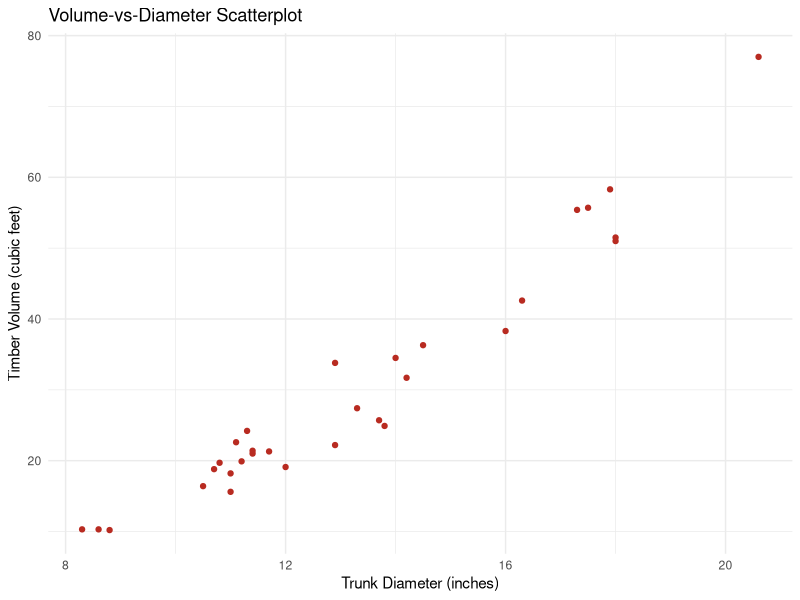
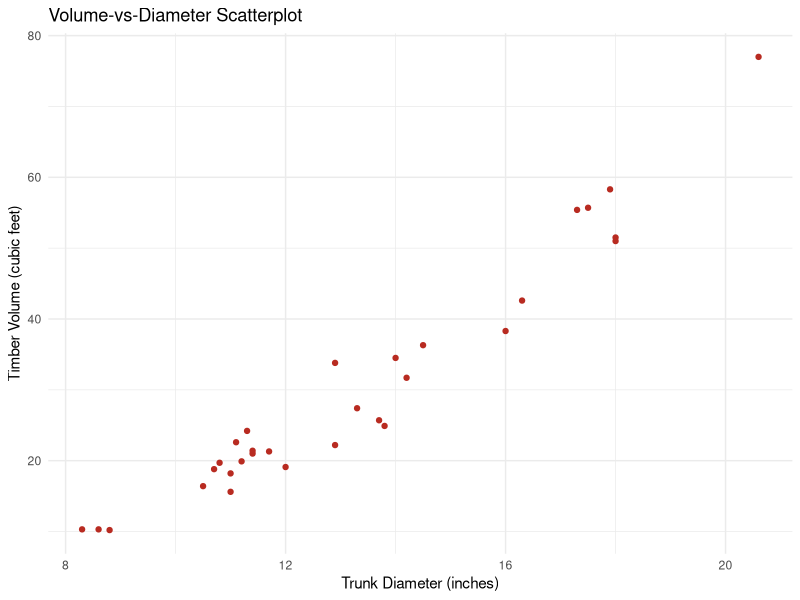
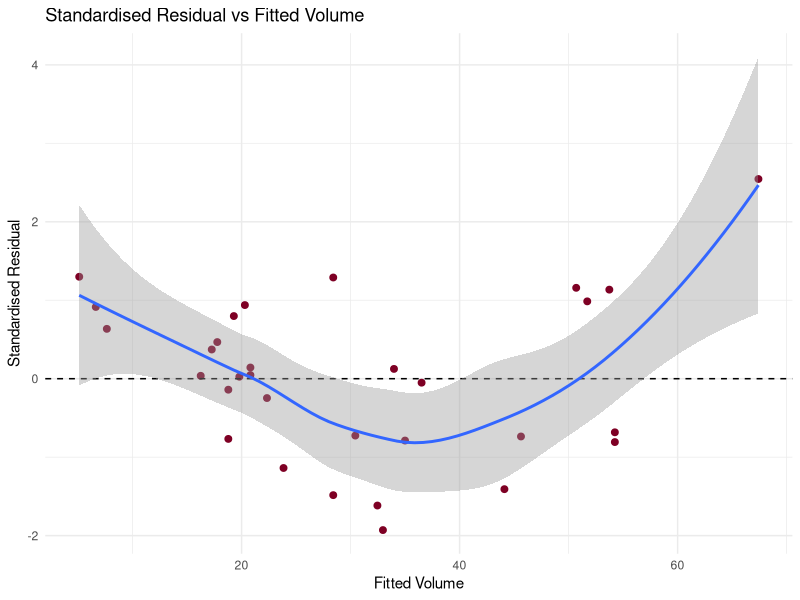
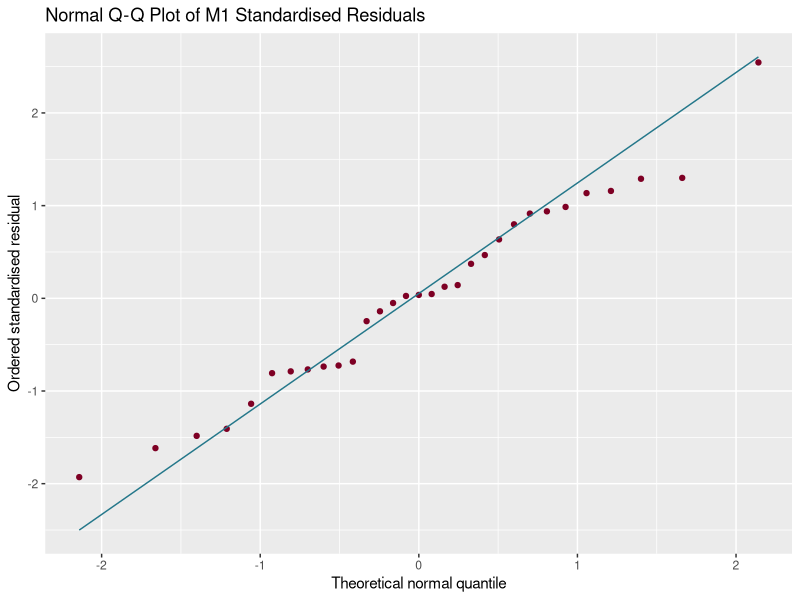
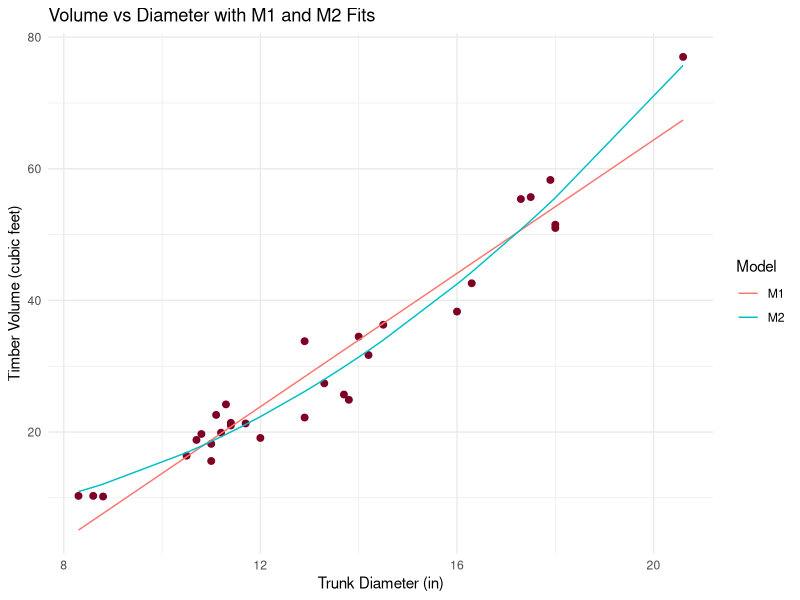
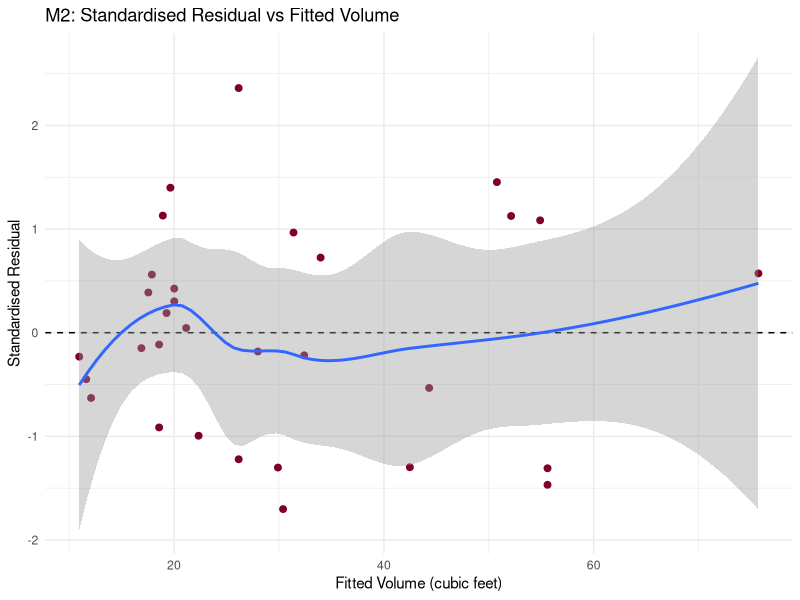
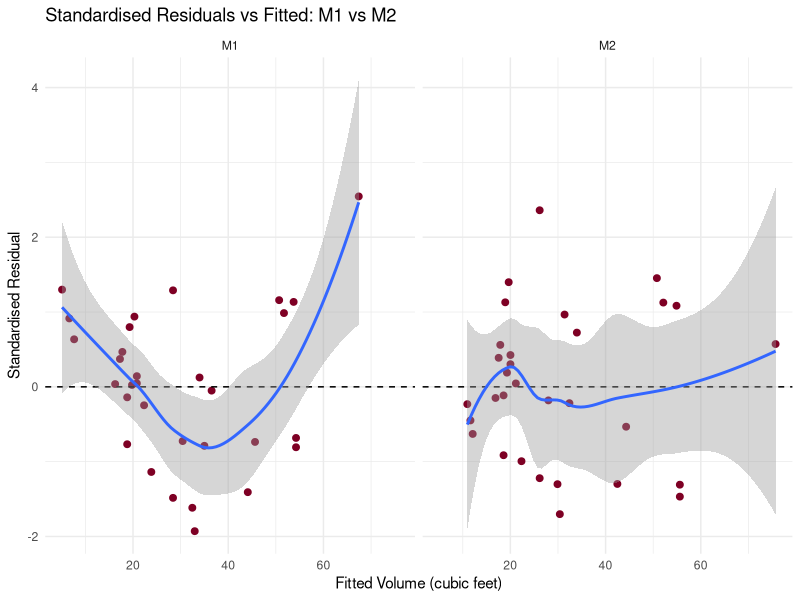
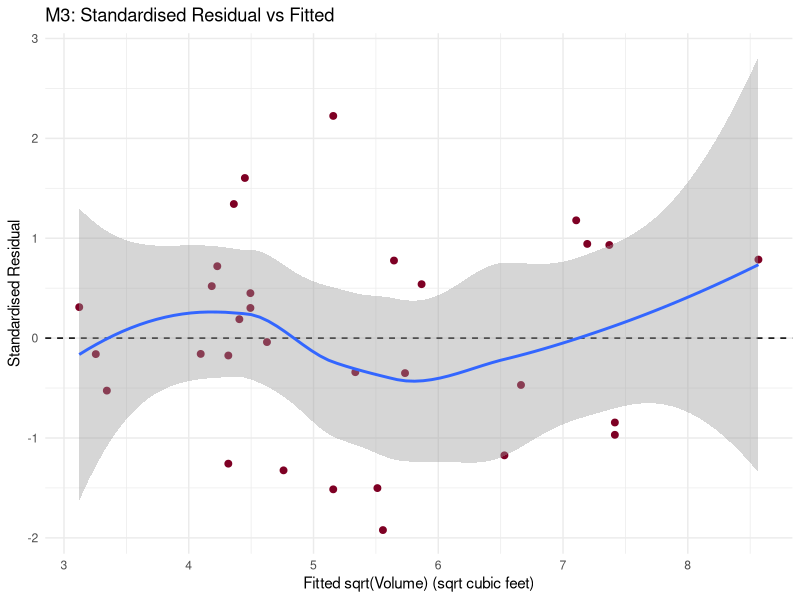

These figures' R source, in order:
## STS4407 Tutorial 2
# Name: Sametha Sivalingam
# Matrix No: SA00280

## ------------------------------------------------------------------------------------------------------

## create "output" directory if necessary
dir.create("output", showWarnings = FALSE)

## load libraries
library(tidyverse) # dplyr, ggplot2

## -------------------------------------------------------------------------------------------------------

## Data Description

# tree_id: Tree Identifier
# girth_in: Trunk diameter (inches)
# height_ft: Tree height (feet)
# volume_ft3: Timber volume (cubic feet) ; the response variable

#---------------------------------------------------------------------------------------------------------

## QUESTION 1(a)

trees_raw <- read.csv("data/STS4407_Tutorial2_Trees.csv")

## check number of trees
nrow(trees_raw) # 31 rows
length(unique(trees_raw$tree_id)) # 31 unique tree id's
# Since there are 31 rows and 31 unique tree id's, therefore there are 31 trees in this dataset

## check missing values
colSums(is.na(trees_raw))
# tree_id: 0
# girth_in: 0
# height_ft: 0
# volume_ft3: 0
# hence, no missing values in any of the columns

## identify diameter (girth_in) range
# min & max of trees_raw$girth_in
range(trees_raw$girth_in, na.rm = TRUE)
# min value = 8.3
# max value = 20.6
# range = [8.3, 20.6]

## Identify the response, predictor and their units
# reponse = volume_ft3 (timber volume, cubic feet)
# predictor = girth_in (trunk diameter, inches)


## volume-vs-diameter scatterplot
vol_diameter_plot <- ggplot(trees_raw,
    aes(x = girth_in, y = volume_ft3)) +
    geom_point(colour = "#b82b21") +
    labs(title = "Volume-vs-Diameter Scatterplot",
        x = "Trunk Diameter (inches)",
        y = "Timber Volume (cubic feet)") + theme_minimal()

vol_diameter_plot

ggsave("output/volume_diameter_scatterplot.png",
    plot = vol_diameter_plot,
    width = 7, 
    height = 5, 
    units = "in",
    dpi = 300,
    bg = "white")

# There is a strong, positive, slightly curved relationship between trunk diameter and timber volume.
# As trunk diameter increase, timber volume generally increases, with volume tending to rise more rapidly at
# larger diameters. The points follow the overall pattern fairly closely, with no obvious outliers.

## ---------------------------------------------------------------------------------------------------------

## QUESTION 1(b)

## fit M1
M1 <- lm(volume_ft3 ~ girth_in, data = trees_raw)

summary(M1)
# Fitted equation: Volume = -36.9435 + 5.0659(Diameter)
# R-squared = 0.9353
# Residual std error = 4.252

# Interpretation: For each additional 1 inch in trunk diameter, the predicted timber volume increase by
# approximately 5.07 cubic feet.
# The intercept should not be given a physical interpretation because it predicts a timber volume of
# approximate;y -36.94 when trunk diameter is zero. This is not physically meaningful because a negative
# timber volume is impossible.
# A zero timber volume is outside the observed data range, so applying the fitted line there is 
# extrapolation.

## ---------------------------------------------------------------------------------------------------------

## QUESTION 1(c)

## Tree with diameter 15 inches
new_tree_data <- data.frame(girth_in = 15.00)

## Fitted value and 95% confidence interval for mean volume
predict(M1, newdata = new_tree_data,
    interval = "confidence", level = 0.95)
# fitted value = 39.04439
# 95% C.I. = (37.24858, 40.84019) cubic feet

## Fitted value and 95% prediction interval for one tree
predict(M1, newdata = new_tree_data,
    interval = "prediction", level = 0.95)
# fitted value = 39.04439
# 95% Prediction Interval = (30.16461, 47.92416) cubic feet

## Why the intervals differ
# The confidence interval estimates the mean volume of all trees with a diameter of 15 inches. It reflects
# uncertainty in estimating the mean response. 
# The prediction interval predicts the volume of one individual tree with a diameter of 15 inches
# The prediction interval is wider because it includes uncertainty in the estimated mean and the additional
# variation between individual trees.
# This is interpolation since 15 inches lies within the observed diameter range of 8.3 - 20.6 inches.

## --------------------------------------------------------------------------------------------------------

## QUESTION 1(d)

tree_fit_df <- trees_raw %>%
    mutate(fitted_volume = fitted(M1),
        residual = residuals(M1))


tree_b05 <- tree_fit_df %>%
    filter(tree_id == "B05")
tree_b05

print(tree_b05["volume_ft3"] - tree_b05["fitted_volume"]) # 1.538795

# Observed Volume = 18.8 cubic feet
# Fitted Volume = 17.2612 cubic feet
# Residual = 1.538795 cubic feet
# The residual is positive which means Tree B05's observed volume is approximately 1.54 cubic feet greater
# than its fitted volume. M1 underestimates this tree's volume by approximately 1.54 cubic feet.
# The residual has the same unit as the volume ; cubic feet
# The residual is observable because it is calculated using the observed volume and the fitted regression line.
# It estimates the true error because the true population mean relationship is unknown.

## -------------------------------------------------------------------------------------------------------------

## QUESTION 2(a)

## Standardised Residual-vs-fitted plot
tree_fit_df <- tree_fit_df %>%
    mutate(std_residual = rstandard(M1))

stdr_fitted_plot <- ggplot(tree_fit_df,
    aes(x = fitted_volume, y = std_residual)) +
    geom_point(colour = "#7E0024", size = 2) +
    geom_hline(yintercept = 0, linetype = "dashed") +
    geom_smooth(method = "loess", formula = y ~ x, se = TRUE) + 
    labs(title = "Standardised Residual vs Fitted Volume",
        x = "Fitted Volume", y = "Standardised Residual") + theme_minimal()

ggsave("output/stdresid_vs_fitted_plot.png",
    plot = stdr_fitted_plot,
    width = 7, 
    height = 5, 
    units = "in",
    dpi = 300,
    bg = "white")

# The smooth trend is U-shaped: above zero at low-fitted values, below zero in the middle, and rising again
# at the high end. This suggests M1's linear mean is missing curvature, such as a quadratic term. The rise at
# the far right rests heavily on one point, so the evidence is suggestive not conclusive.
# The spread looks broadly similar across fitted values so changing variance is not obviously a 
# concern.  However, a plot with only 31 points cannot prove constant variance, it can only give some evidence for it.
# The shaded band (se = TRUE) shows the uncertainty in the smooth trend, which is wide at the extremes where
# data is sparse.

## -------------------------------------------------------------------------------------------------------------

## QUESTION 2(b)

## Normal Q-Q Plot of M1 standardised residuals
m1_qq_plot <- ggplot(tree_fit_df,
    aes(sample = std_residual)) +
    stat_qq(colour = "#7E0024") +
    stat_qq_line(colour = "#24778A") +
    labs(title = "Normal Q-Q Plot of M1 Standardised Residuals",
        x = "Theoretical normal quantile",
        y = "Ordered standardised residual")

ggsave("output/m1_norm_qq_stdresid_plot.png",
    plot = m1_qq_plot,
    width = 7, 
    height = 5, 
    units = "in",
    dpi = 300,
    bg = "white")

# The points in the middle follow the reference line closely. The centre looks consistent with normality.
# The tails depart slightly. At the lower end, the lowest points sit above the line, so the lower tail looks
# lighter than normal. At the upper end, the points from about 1 to 1.7 fall below the line, then the single
# largest point (about 2.5) lands on or just above it. This gives a mild right-skew pattern. 

# The errors are assumed normal.
# A Q-Q plot cant show independence because it ignores the order and structure of the data.
# The plot only shows the marginal distribution of the residuals.
## ------------------------------------------------------------------------------------------------------------

## QUESTION 2(c)

## Fit M2
M2 <- lm(volume_ft3 ~ girth_in + I(girth_in^2), data = trees_raw)
summary(M2)
# Fitted equation: Timber Volume = 10.78627 - 2.09214(Trunk Diameter) + 0.25454(Trunk Diameter^2)

tree_compare_fit <- trees_raw %>% 
    mutate(fit_M1 = fitted(M1),
        fit_M2 = fitted(M2))

m1_vs_m2_fits <- ggplot(tree_compare_fit, aes(x = girth_in, y = volume_ft3)) +
    geom_point(colour = "#7E0024", size = 2) +
    geom_line(aes(y = fit_M1, colour = "M1")) +
    geom_line(aes(y = fit_M2, colour = "M2")) +
    labs(title = "Volume vs Diameter with M1 and M2 Fits",
        x = "Trunk Diameter (in)", y = "Timber Volume (cubic feet)", colour = "Model") +
    theme_minimal()

ggsave("output/m1_vs_m2_fits.png",
    plot = m1_vs_m2_fits,
    width = 7, 
    height = 5, 
    units = "in",
    dpi = 300,
    bg = "white")

# M1 is a straight line (its slope is constant) whereas M2 is a curve that bends upward, getting steeper as
# diameter increases. 
# In the middle (about 12 to 17 in): M1 sits above many of the points, giving negative residuals,
# while M2 dips below M1 and tracks the data better.
# At large diameters (about 20 in): M1 falls short of the highest point (about 77), giving a positive residual,
# while M2 rises to meet it.
# However, M2's curve is fairly gentle (the two lines are not far apart)
# THe gap is largest at the two ends, so there is evidence of an improvement from the quadratic term (girth_in^2)
# but it is modest. 

# I(girth_in^2): `^` means interaction crossing, so I() makes R treat it as arithmetic squaring
# M2 is linear is its coefficients because the model is linear in b0, b1, b2 and only the predictor is transformed.
## ------------------------------------------------------------------------------------------------------------------

# -- QUESTION 2(d)

## Compare adjusted R-squared of M1 and M2
summary(M1)$adj.r.squared # 0.9330895
summary(M2)$adj.r.squared # 0.9588428

## Compare residual standard errors
summary(M1)$sigma # 4.251988
summary(M2)$sigma # 3.334785

## Add M2 fitted values and standardised residuals
tree_fit_df <- tree_fit_df %>%
    mutate(fitted_M2 = fitted(M2),
        std_resid_M2 = rstandard(M2))

## Standardised residual-vs-fitted plot for M2
stdr_fitted_M2_plot <- ggplot(tree_fit_df,
    aes(x = fitted_M2, y = std_resid_M2)) +
    geom_point(colour = "#7E0024", size = 2) +
    geom_hline(yintercept = 0, linetype = "dashed") +
    geom_smooth(method = "loess", formula = y ~ x, se = TRUE) +
    labs(title = "M2: Standardised Residual vs Fitted Volume",
        x = "Fitted Volume (cubic feet)", y = "Standardised Residual") +
    theme_minimal()

ggsave("output/stdresid_vs_fitted_M2.png",
    plot = stdr_fitted_M2_plot,
    width = 7, height = 5, units = "in", dpi = 300, bg = "white")

## Side-by-side comparison of M1 and M2 residual plots
resid_compare <- bind_rows(
    tree_fit_df %>% transmute(model = "M1", fitted = fitted_volume, std_resid = std_residual),
    tree_fit_df %>% transmute(model = "M2", fitted = fitted_M2, std_resid = std_resid_M2))

resid_compare_plot <- ggplot(resid_compare, aes(x = fitted, y = std_resid)) +
    geom_point(colour = "#7E0024", size = 2) +
    geom_hline(yintercept = 0, linetype = "dashed") +
    geom_smooth(method = "loess", formula = y ~ x, se = TRUE) +
    facet_wrap(~ model) +
    labs(title = "Standardised Residuals vs Fitted: M1 vs M2",
        x = "Fitted Volume (cubic feet)", y = "Standardised Residual") +
    theme_minimal()

ggsave("output/stdresid_M1_vs_M2.png",
    plot = resid_compare_plot,
    width = 9, height = 5, units = "in", dpi = 300, bg = "white")

## Comparison table (M1 vs M2)
m1_m2_table <- data.frame(
    Model = c("M1", "M2"),
    Adj_R2 = c(summary(M1)$adj.r.squared, summary(M2)$adj.r.squared),
    RSE = c(summary(M1)$sigma, summary(M2)$sigma))
m1_m2_table
write.csv(m1_m2_table, "output/m1_vs_m2_table.csv", row.names = FALSE)

# - M2 has the higher adjusted R-squared and the smaller RSE.
# - M1's smooth shows a U-shape; slightly flatter for M2.
# - Verdict: M2 gives the more adequate mean shape if the U-shape is reduced.
# - Limit: in-sample measures from only 31 trees; residual plots are subjective;
#   no hold-out data to check prediction.


## -------------------------------------------------------------------------------------------------------------

# -- QUESTION 3(a)

## Fit M3
M3 <- lm(sqrt(volume_ft3) ~ girth_in, data = trees_raw)
summary(M3)

# fitted equation: Sqrt(Volume) = -0.55183 + 0.44262(Diameter)


tree_fit_df <- tree_fit_df %>%
    mutate(fitted_M3 = fitted(M3),
        std_resid_M3 = rstandard(M3))

## Standardised residual-vs-fitted plot for M3
m3_resid_plot <- ggplot(tree_fit_df,
    aes(x = fitted_M3, y = std_resid_M3)) +
    geom_point(colour = "#7E0024", size = 2) +
    geom_hline(yintercept = 0, linetype = "dashed") +
    geom_smooth(method = "loess", formula = y ~ x, se = TRUE) +
    labs(title = "M3: Standardised Residual vs Fitted",
        x = "Fitted sqrt(Volume) (sqrt cubic feet)", y = "Standardised Residual") +
    theme_minimal()

ggsave("output/m3_stdresid_vs_fitted.png",
    plot = m3_resid_plot,
    width = 7, height = 5, units = "in", dpi = 300, bg = "white")

## Normal Q-Q plot for M3
m3_qq_plot <- ggplot(tree_fit_df, aes(sample = std_resid_M3)) +
    stat_qq(colour = "#7E0024") +
    stat_qq_line(colour = "#24778A") +
    labs(title = "Normal Q-Q Plot of M3 Standardised Residuals",
        x = "Theoretical normal quantile",
        y = "Ordered standardised residual") +
    theme_minimal()

ggsave("output/m3_norm_qq_stdresid_plot.png",
    plot = m3_qq_plot,
    width = 7, height = 5, units = "in", dpi = 300, bg = "white")

# Interpretation (write after viewing your plots):
# - Compare M3's residual smooth with M1's U-shape: is the curvature reduced?
# - Remember the response is sqrt(volume) in sqrt(cubic feet), not cubic feet,
#   so M3's slope is the change in sqrt(volume) per inch of diameter.
# - Comment on the Q-Q plot centre and tails.

## -------------------------------------------------------------------------------------------------------------
## QUESTION 3(b)

## Check that the log transformation is defined (volume must be > 0)
any(trees_raw$volume_ft3 <= 0)   # FALSE = all volumes positive, so log is defined
min(trees_raw$volume_ft3) # 10.2

## Fit M4  (natural log; response scale = log(cubic feet))
M4 <- lm(log(volume_ft3) ~ girth_in, data = trees_raw)
summary(M4)
# Fitted equation: log(Volume) = 1.118997 + 0.162566(Diameter)  

tree_fit_df <- tree_fit_df %>%
    mutate(fitted_M4 = fitted(M4),
        std_resid_M4 = rstandard(M4))

## Standardised residual-vs-fitted plot for M4
m4_resid_plot <- ggplot(tree_fit_df,
    aes(x = fitted_M4, y = std_resid_M4)) +
    geom_point(colour = "#7E0024", size = 2) +
    geom_hline(yintercept = 0, linetype = "dashed") +
    geom_smooth(method = "loess", formula = y ~ x, se = TRUE) +
    labs(title = "M4: Standardised Residual vs Fitted",
        x = "Fitted log(Volume) (log cubic feet)", y = "Standardised Residual") +
    theme_minimal()

ggsave("output/m4_stdresid_vs_fitted.png",
    plot = m4_resid_plot,
    width = 7, height = 5, units = "in", dpi = 300, bg = "white")

## Normal Q-Q plot for M4
m4_qq_plot <- ggplot(tree_fit_df, aes(sample = std_resid_M4)) +
    stat_qq(colour = "#7E0024") +
    stat_qq_line(colour = "#24778A") +
    labs(title = "Normal Q-Q Plot of M4 Standardised Residuals",
        x = "Theoretical normal quantile",
        y = "Ordered standardised residual") +
    theme_minimal()

ggsave("output/m4_norm_qq_stdresid_plot.png",
    plot = m4_qq_plot,
    width = 7, height = 5, units = "in", dpi = 300, bg = "white")

## Side-by-side M3 vs M4 residual plots
resid_m3_m4 <- bind_rows(
    tree_fit_df %>% transmute(model = "M3 (sqrt scale)", fitted = fitted_M3, std_resid = std_resid_M3),
    tree_fit_df %>% transmute(model = "M4 (log scale)", fitted = fitted_M4, std_resid = std_resid_M4))

resid_m3_m4_plot <- ggplot(resid_m3_m4, aes(x = fitted, y = std_resid)) +
    geom_point(colour = "#7E0024", size = 2) +
    geom_hline(yintercept = 0, linetype = "dashed") +
    geom_smooth(method = "loess", formula = y ~ x, se = TRUE) +
    facet_wrap(~ model, scales = "free_x") +
    labs(title = "Standardised Residuals vs Fitted: M3 vs M4",
        x = "Fitted value (model scale)", y = "Standardised Residual") +
    theme_minimal()

ggsave("output/stdresid_M3_vs_M4.png",
    plot = resid_m3_m4_plot,
    width = 9, height = 5, units = "in", dpi = 300, bg = "white")

# Interpretation

## -------------------------------------------------------------------------------------------------------------
## QUESTION 3(c)

## Predictions at diameter = 15 inches (new_tree_data from Q1(c))
pred_M1 <- predict(M1, newdata = new_tree_data)   # cubic feet
pred_M3 <- predict(M3, newdata = new_tree_data)   # sqrt(cubic feet)
pred_M4 <- predict(M4, newdata = new_tree_data)   # log(cubic feet)

## Direct inverses back to the volume scale
pred_M3_vol <- pred_M3^2      # square the M3 prediction
pred_M4_vol <- exp(pred_M4)   # exponentiate the M4 prediction

pred_table <- data.frame(
    Model = c("M1", "M3", "M4"),
    Model_scale_prediction = c(pred_M1, pred_M3, pred_M4),
    Model_scale = c("cubic feet", "sqrt(cubic feet)", "log(cubic feet)"),
    Volume_scale_prediction = c(pred_M1, pred_M3_vol, pred_M4_vol))
pred_table
write.csv(pred_table, "output/predictions_at_15in.csv", row.names = FALSE)

# Compare M3 and M4 volume-scale predictions with M1 (39.04 cubic feet).
# Why direct inverses are not automatically arithmetic conditional mean volumes:
# - The models estimate E[g(Y) | x], and in general E[g^-1(g(Y))] != g^-1(E[g(Y)])
#   because g^-1 (square or exp) is a non-linear function (Jensen's inequality).
# - For M4, exp(prediction) is closer to a conditional median than a mean.
# - Getting the mean back needs a bias adjustment (not required here).

## -------------------------------------------------------------------------------------------------------------
## QUESTION 3(d)

## Summary table for M1-M4 (supports the recommendation; do NOT rank on these alone)
model_summary <- data.frame(
    Model = c("M1", "M2", "M3", "M4"),
    Response = c("volume (ft3)", "volume (ft3)", "sqrt(volume) (sqrt ft3)", "log(volume) (log ft3)"),
    Adj_R2 = c(summary(M1)$adj.r.squared, summary(M2)$adj.r.squared,
        summary(M3)$adj.r.squared, summary(M4)$adj.r.squared),
    RSE = c(summary(M1)$sigma, summary(M2)$sigma,
        summary(M3)$sigma, summary(M4)$sigma))
model_summary
write.csv(model_summary, "output/model_summary_M1_M4.csv", row.names = FALSE)

# Recommendation (120-180 words) goes in the PDF report. Include:
# - Preferred model, justified by residual and Q-Q diagnostics
# - Response scales: M1/M2 ft3, M3 sqrt(ft3), M4 log(ft3)
# - At least two limitations (n = 31, one predictor, back-transformation bias, in-sample only)
# - Why R2 / RSE cannot rank models across response scales (different units and scales)
# - Extra evidence: cross-validation or hold-out set, errors compared on the original volume scale
